Frame 1 (no input): blank canvas, image omitted
Frame 60 (the mouse pressed at the canvas centre just before this capture): blank canvas, image omitted
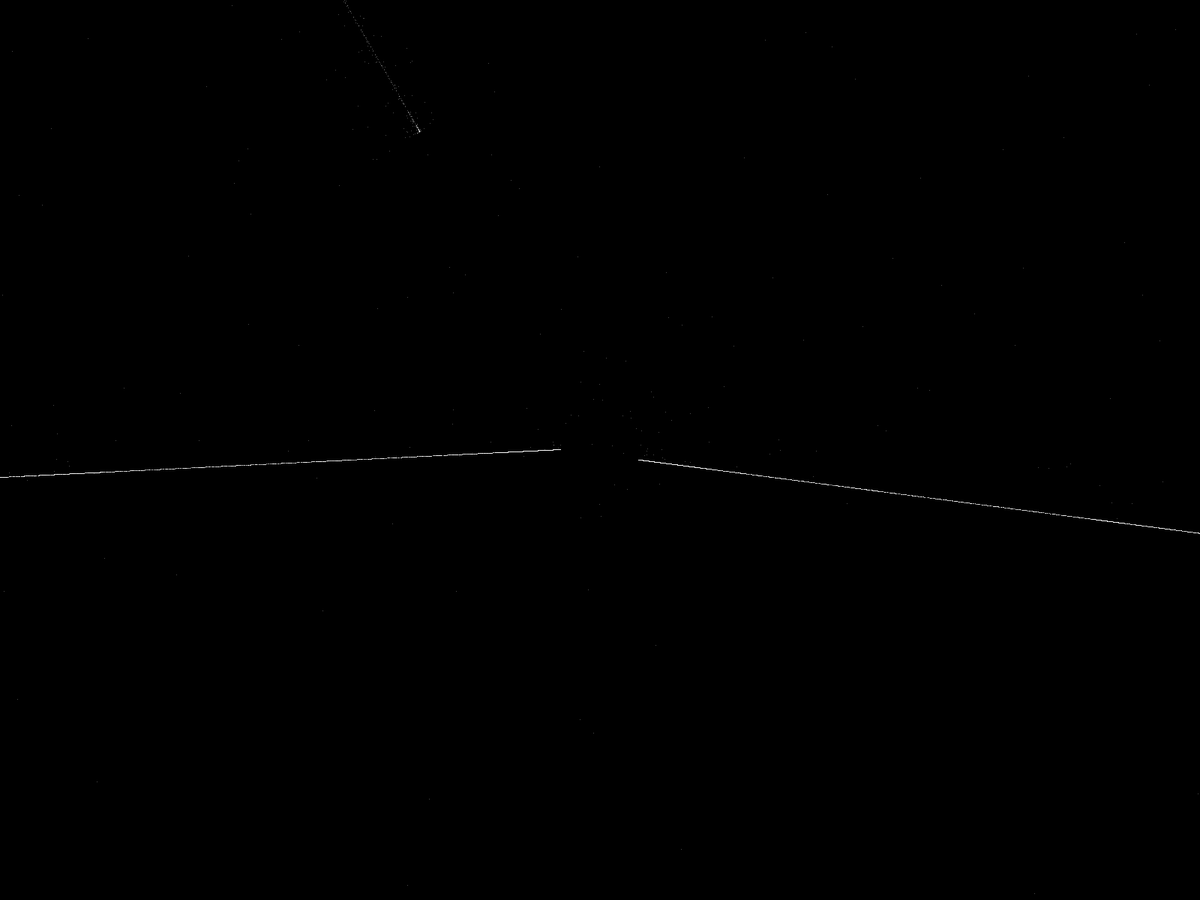
Frame 120 (the mouse held since frame 60 and released just before this capture)

The Processing sketch whose frames 1 and 60 were blank and that drew this single picture after the mouse press (run headless with seeded random() and noise(); from frame 60 on, the mouse is pressed at the canvas centre):

// Processing sketch: w_01_logistic_10
// ── w_01_logistic_10.pde

/*

 код. движение курсора мыши преобразует в картинку.
 в целом, идея визуалок, которые я создаю -- это идея отображений.
 схема всегда одинакова:
 
 входной поток --> преобразование --> отображение
 
 здесь *входным потоком* являются горизонтальная и вертикальная координаты мыши,
 *преобразованием* - хаотические решения логистического уравнения в виде 
 угла поворота системы координат и радиуса точки,
 а *отображением* - вывод тысячи результатов вычислений в каждый кадр.
 
 входным потоком может быть звук (показания микрофона, иначе говоря,
 вольтметра), преобразованием как правило является хаотическое решение 
 системы уравнений с параметрами, определяемыми входным потоком, 
 а отображением -- точки, линии, многогранники, всё на что хватит фантазии, 
 выводимые на монитор или проектор. выходом может быть и звук, перемещения 
 сервоприводов, изменение яркости точек на tft-экране и т.д.
 
 и гиперпараметры. всем рулят гиперпараметры
 
 */


float R;
float x = 0.5;
float x_new;
float y = 0.5;
float y_new;

float deg = PI/180;
float k1, k2;


void setup() {
  fullScreen();
  background(0);
  stroke(255, 100);
  strokeWeight(1);
  cursor(CROSS);
}


void draw() {
  x = random(0, 1);
  y = random(0, 1);

  translate(width*.5, height*.5);

  float rx = map(mouseX, 0, width, 3.5, 4); //
  float ry = map(mouseY, 0, height, 2.5, 4); // гиперпараметр

  if (keyPressed)
    background(0);

  for (int j=0; j<1000; j++) { //
    x_new = rx * x * (1 - x);
    x = x_new;
    y_new = ry * y * (1 - y);
    y = y_new;

    float xp = map(x, 0.2, 0.8, 0, width);
    float yp = map(y, 0.2, 0.8, 0, TWO_PI);

    pushMatrix();
    rotate(yp);
    point(xp, yp);
    popMatrix();
  }
}
